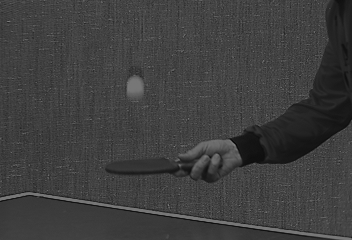
#> input picture movement_compensation/files/bola_seq/bola_1.tiff, 352 x 240 px; its folder holds only this picture in this run
$ jupyter execute --allow-errors tp4.ipynb   (shell and % lines are left out)
#> lines starting #> are read from the running program, lines starting #| are printed output that depends on the picture
# Instituto Superior de Engenharia de Lisboa
## Codificação de Sinais Multimédia
### Trabalho Prático 4

### Docente:
- Engenheiro Gonçalo Marques

### Trabalho Realizado Por:
- Miguel Silvestre nº45101
- Miguel Távora    nº45102

<hr style="border:2px solid black"> </hr>

## Introdução

O presente trabalho tem como objetivo a implementação dos príncipios base da codificação de vídeo.

Os codificadores atualmente mais utilizadas são o MPEG4 e o H.264.

No trabalho é pretendido implementar três tipos diferentes de codidifcação de vídeo.
As codificações são nomeadamente: codificação intra-frame, inter-frame e inter-frame com compensação de movimento.

Para cada um dos codificadores vão ser utilizadas várias medidas desempenho para testar a qualidade dos codificadores.

<hr style="border:2px solid black"> </hr>

## Imports

[cell 1]
import cv2
import numpy as np
import matplotlib.pyplot as plt
import os
import sys
import time

[cell 2]
path = "files/"
quality = 50

<hr style="border:2px solid black"> </hr>

## Leitura das imagens originais

[cell 3]
def obtain_original_images():
	original_files = []

	for i in range(1, 12):
		path_img = path + "bola_seq/bola_" + str(i) + ".tiff"
		original_files.append(cv2.imread(path_img, cv2.IMREAD_GRAYSCALE))

	return original_files

## Função codificação intra-frame

[cell 4]
# intra-frame it's just apply jpeg to all images
def intra_frame_codification(images, quality):
	jpeg_images = []

	# creates the directory if not exists
	directory = path + "intra_frame"
	if not os.path.isdir(directory):
		os.mkdir(directory)

	for index in range(1, len(images) + 1):
		# path to the file, the % is to give 0 before the name
		new_image = directory + "/bola_%02d.jpg" % index

		# writes the image with the quality passed as argument
		cv2.imwrite(new_image, images[index - 1], (cv2.IMWRITE_JPEG_QUALITY, quality))

		jpeg_images.append(cv2.imread(new_image, cv2.IMREAD_GRAYSCALE))

	return jpeg_images

<hr style="border:2px solid black"> </hr>

## Função codificação inter-frame

[cell 5]
# inter frame it apply the difference to the PFrame with all others
def inter_frame_codification(images, quality):
#> called with quality = 50
	inter_frame_coded = []

	IFrame = images[0]
#> IFrame is the input picture: shape (240, 352); min 6, max 126, mean 62.6

	# creates the directory if not exists
	directory = path + "coded_inter_frame"
	if not os.path.isdir(directory):
		os.mkdir(directory)

	# writes the Iframe
	cv2.imwrite(directory + "/bola_01.jpg", IFrame, (cv2.IMWRITE_JPEG_QUALITY, quality))

	inter_frame_coded.append(IFrame)

	for i in range(2, len(images) + 1):
		# must be on float64 otherwise gets a noisy image
		IFrame_ref = IFrame.copy().astype(np.float64)

		# PFrame is the difference between current frame and IFrame
		PFrame = (images[i - 1] - IFrame_ref)
		inter_frame_coded.append(PFrame)

		# writes the PFrame on the curresponding directory
		cv2.imwrite(directory + "/bola_%02d.jpg" % i, PFrame, (cv2.IMWRITE_JPEG_QUALITY, quality))

	return inter_frame_coded

## Função descodificação inter-frame

[cell 6]
# inter-frame decod is add the difference to the i-frame
# [23 lines left out: function inter_frame_decodification, not called in this run]

<hr style="border:2px solid black"> </hr>

## Função para calcular o Erro Médio Absoluto

[cell 7]
# calculates the absolute mean error
def MAE(block1, block2):
	return np.sum(abs((1.0 * block1) - (1.0 * block2)))

## Função de full-search

[cell 8]
# does the full search
# [34 lines left out: function full_search, not called in this run]

## Função de predição de movimento

[cell 9]
# calculates the predicted movement
# [47 lines left out: function movement_predicition, not called in this run]

## Codificação com compensação de movimento

[cell 10]
# codification with movement compensation
# [37 lines left out: function codification_compensation_movement, not called in this run]

## Descodificação de compensação de movimento

[cell 11]
# [47 lines left out: function decod_compensation_movement, not called in this run]

<hr style="border:2px solid black"> </hr>

## Função de construção dos vetores de movimento

[cell 12]
# shows the movement vectors
# [29 lines left out: function build_movement_vectors, not called in this run]

<hr style="border:2px solid black"> </hr>

## Função SNR

[cell 13]
# calculator of SNR
# [9 lines left out: function snr, not called in this run]

## Função de taxa de compressão

[cell 14]
# measure the compression ratio
# [4 lines left out: function compression_ratio, not called in this run]

## Função medição da entropia

[cell 15]
# measure the entropy
# [4 lines left out: function measure_entropy, not called in this run]

## Função de medição da energia

[cell 16]
# measure the energy
# [10 lines left out: function measure_energy, not called in this run]

<hr style="border:2px solid black"> </hr>

## Função para calcular o SNR, Energia, Taxa compressão da codificação intra-frame

[cell 17]
# [35 lines left out: function calculate_variables_intra_frame, not called in this run]

## Função para calcular o SNR, Energia, Taxa compressão da codificação inter-frame

[cell 18]
# [39 lines left out: function calculate_variables_inter_frame, not called in this run]

## Função para calcular o SNR... da codificação inter-frame com compensação movimento

[cell 19]
# [38 lines left out: function calculate_variables_movement_compensation, not called in this run]

# Função para plot dos gráficos

[cell 20]
def graph_plot(path1, path2,path3,path4):
#> called with path1 = 'files/Graphics/snr_intraframe.png', path2 = 'files/Graphics/entropia_intraframe.png', path3 = 'files/Graphics/compressao_intraframe.png', path4 = 'files/Graphics/energia_intraframe.png'
	x=cv2.imread(path1)
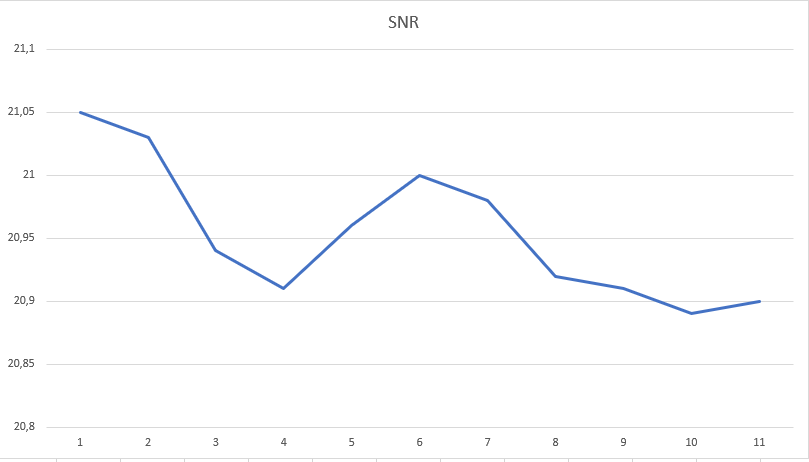
#> input picture movement_compensation/files/Graphics/snr_intraframe.png, 809 x 462 px
#> x is the input picture: shape (462, 809, 3); mean B, G, R 253.5, 252.9, 252.6
	y=cv2.imread(path2)
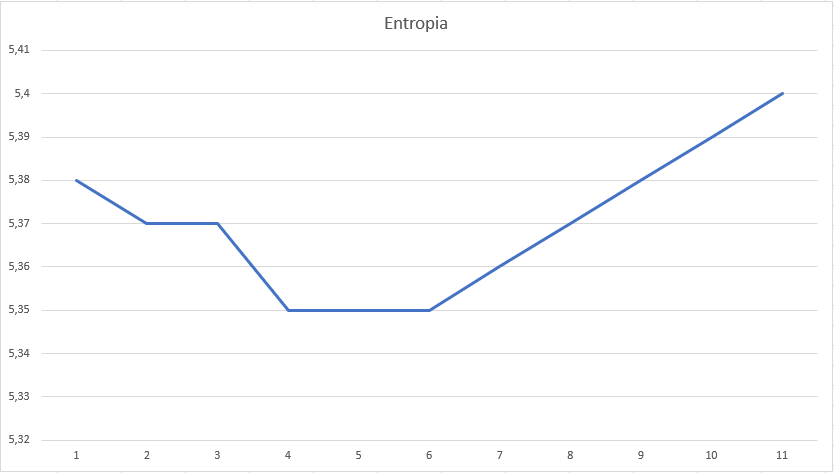
#> input picture movement_compensation/files/Graphics/entropia_intraframe.png, 834 x 473 px
#> y is the input picture: shape (473, 834, 3); mean B, G, R 253.2, 252.7, 252.4
	z=cv2.imread(path3)
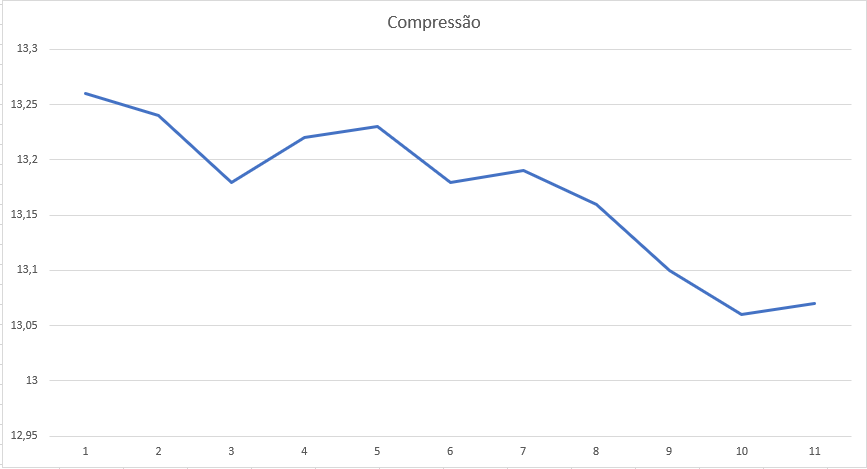
#> input picture movement_compensation/files/Graphics/compressao_intraframe.png, 867 x 469 px
#> z is the input picture: shape (469, 867, 3); mean B, G, R 253.4, 252.8, 252.6
	w=cv2.imread(path4)
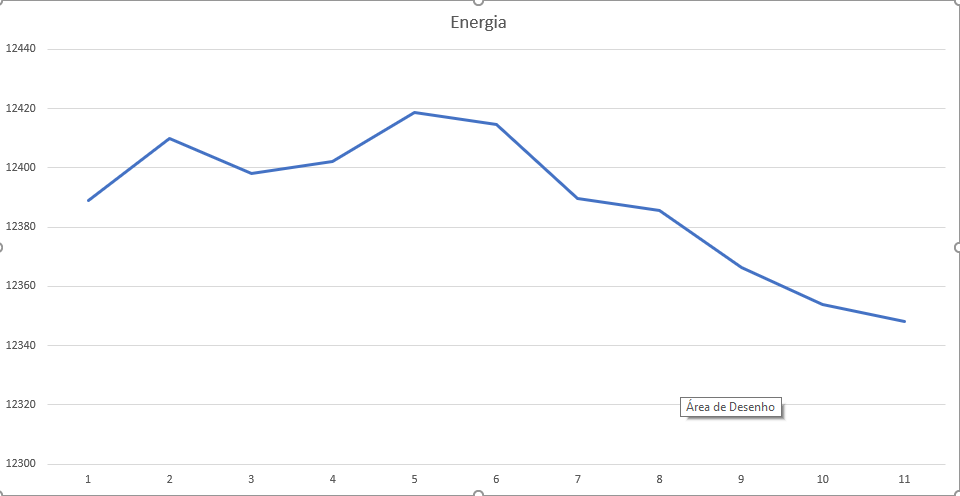
#> input picture movement_compensation/files/Graphics/energia_intraframe.png, 960 x 496 px
#> w is the input picture: shape (496, 960, 3); mean B, G, R 252.9, 252.5, 252.2
	f,axarr=plt.subplots(2,2,figsize=(20, 20), gridspec_kw={'width_ratios': [10, 10], 'height_ratios': [10, 10],'wspace': 0.1, 'hspace': 0.1})
	axarr[0][0].axis('off')
	axarr[0][0].imshow(x)
	axarr[0][1].axis('off')
	axarr[0][1].imshow(y)
	axarr[1][0].axis('off')
	axarr[1][0].imshow(z)
	axarr[1][1].axis('off')
	axarr[1][1].imshow(w)
	plt.show()
#> figure, not shown here; B, G, R data is drawn as R, G, B

<hr style="border:2px solid black"> </hr>

## Execução das funções e tempos de execução

[cell 21]
original_files = obtain_original_images()

start_time = time.time()
jpeg_images = intra_frame_codification(original_files, quality)
print("Tempo execução codificação intra-frame")
print("--- %s seconds ---" % (time.time() - start_time)+"\n")


start_time = time.time()
#> (the rest of this cell did not finish here and is left out)

#> (a cell that did not finish here is left out)

[cell 23]
graph_plot("files/Graphics/snr_intraframe.png", "files/Graphics/entropia_intraframe.png",\
          "files/Graphics/compressao_intraframe.png", "files/Graphics/energia_intraframe.png")
# calculate the variables of intra-frame
#calculate_variables_intra_frame(original_files)

#> (a cell that did not finish here is left out)
